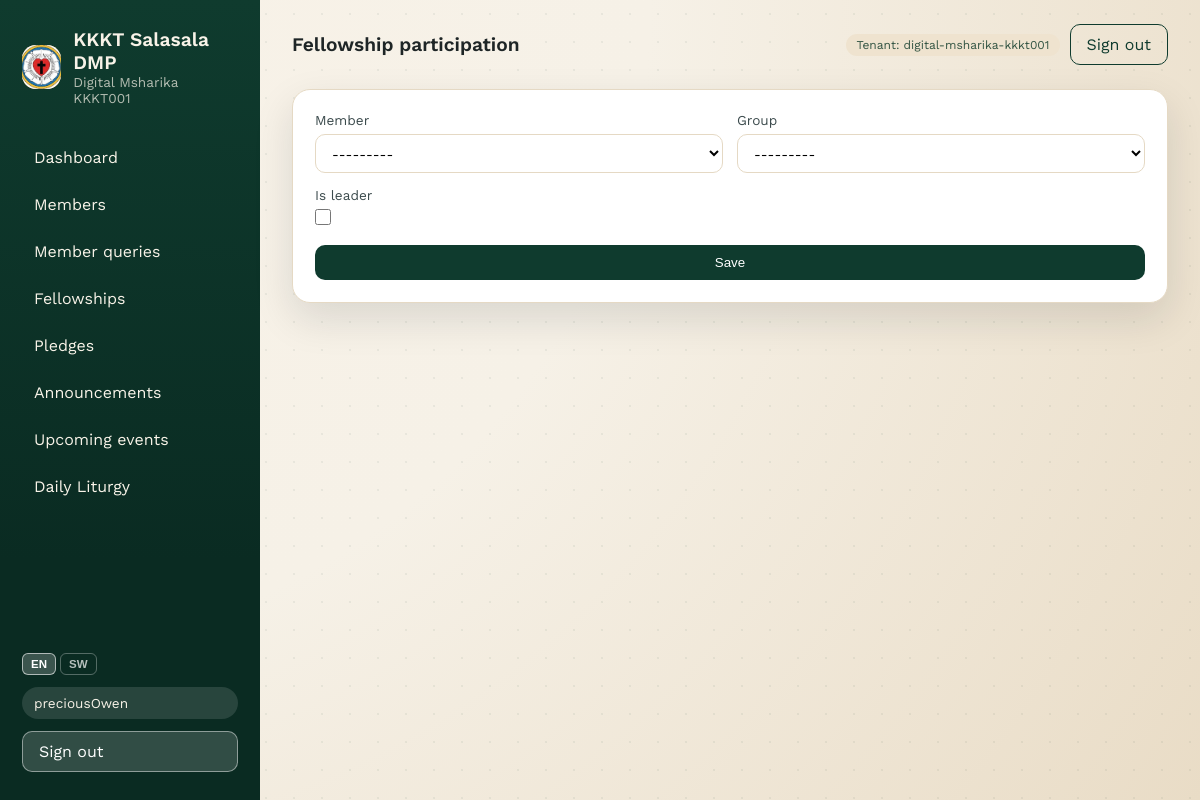
/fellowships/participation/add/ (signed in), run on the app's committed database.
### tenants/models.py (models this page shows, shortened)
class Tenant(models.Model):
	name = models.CharField(max_length=200)
	slug = models.SlugField(unique=True)
	is_active = models.BooleanField(default=True)
	created_at = models.DateTimeField(auto_now_add=True)
	class Meta:
		ordering = ["name"]

### fellowships/views.py (the view, shortened to what this page needs)
# urls.py: path("participation/add/", views.ParticipationCreateView.as_view(), name="participation-add"),
class ParticipationCreateView(LoginRequiredMixin, CreateView):
    model = FellowshipParticipation
    form_class = FellowshipParticipationForm
    template_name = "fellowships/participation_form.html"
    success_url = reverse_lazy("fellowships:list")
    def get_form(self, form_class=None):
        form = super().get_form(form_class)
        tenant = getattr(self.request, "tenant", None)
        if tenant:
            form.fields["member"].queryset = Member.objects.filter(tenant=tenant)
            form.fields["group"].queryset = FellowshipGroup.objects.filter(
                tenant=tenant
            )
        return form
    def dispatch(self, request, *args, **kwargs):
        if not (request.user.is_superuser or request.user.id == 1):
            raise PermissionDenied
        return super().dispatch(request, *args, **kwargs)

### fellowships/forms.py
class FellowshipParticipationForm(forms.ModelForm):
    class Meta:
        model = FellowshipParticipation
        exclude = ["tenant"]
        widgets = {
            "member": forms.Select(attrs={"class": "form-select"}),
            "group": forms.Select(attrs={"class": "form-select"}),
        }

### fellowships/models.py (called while the page is built)
	def __str__(self) -> str:
		return self.name

### members/models.py (called while the page is built)
	def __str__(self) -> str:
		return f"{self.full_name} ({self.membership_no})"

### tenants/context_processors.py (called while the page is built)
def pending_applications(request):
    user = getattr(request, "user", None)
    tenant = getattr(request, "tenant", None)
    if not user or not user.is_authenticated or tenant is None:
        return {"pending_applications_count": 0}
    if not (user.is_superuser or user.id == 1):
        return {"pending_applications_count": 0}
    count = MemberApplication.objects.filter(
        tenant=tenant,
        status=MemberApplication.STATUS_PENDING,
    ).count()
    return {"pending_applications_count": count}

### templates/fellowships/participation_form.html (shortened to what this page needs)
{% extends 'base.html' %}
{% load i18n %}
{% block header %}{% trans "Fellowship participation" %}{% endblock %}
{% block content %}
<section class="card">
    {% if user.is_superuser or user.id == 1 %}
        <form method="post" class="form">
            <div class="form-grid">
                {% for field in form %}
                    <label>
                        <span>{{ field.label }}</span>
                        {{ field }}
                    </label>
                {% endfor %}
            </div>
            <button class="btn" type="submit">{% trans "Save" %}</button>
        </form>
    {% else %}
        <p class="muted">{% trans "You do not have permission to edit fellowship participation." %}</p>
    {% endif %}
</section>
{% endblock %}

### templates/base.html (shortened to what this page needs)
{% load static i18n %}
{% get_current_language as LANGUAGE_CODE %}
<!DOCTYPE html>
<html lang="{{ LANGUAGE_CODE }}">
<head>
    <link rel="stylesheet" href="{% static 'css/app.css' %}" />
</head>
<body>
    <div class="page">
        {% if not hide_sidebar %}
        <aside class="sidebar" id="sidebar">
            <div class="brand">
                <div class="brand-mark">
                    <img src="/media/logo/kkkt-logo.jpg" alt="KKKT Salasala DMP logo" />
                </div>
                <div>
                    <div class="brand-title">KKKT Salasala DMP</div>
                    {% if request.tenant %}
                        <div class="brand-sub">{{ request.tenant.name }}</div>
                    {% endif %}
                </div>
            </div>
            <nav class="nav">
                {% if user.is_authenticated and user.is_superuser or user.is_authenticated and user.id == 1 %}
                    <a href="{% url 'home' %}">{% trans "Dashboard" %}</a>
                    <a href="{% url 'members:list' %}">{% trans "Members" %}</a>
                    <a href="{% url 'members:applications' %}">
                        {% trans "Member queries" %}
                    </a>
                    <a href="{% url 'fellowships:list' %}">{% trans "Fellowships" %}</a>
                    <a href="{% url 'pledges:list' %}">{% trans "Pledges" %}</a>
                    <a href="{% url 'content:announcements' %}">{% trans "Announcements" %}</a>
                    <a href="{% url 'content:upcoming-events' %}">{% trans "Upcoming events" %}</a>
                    <a href="{% url 'content:liturgy' %}">{% trans "Daily Liturgy" %}</a>
                {% endif %}
            </nav>
            <div class="sidebar-footer">
                <form action="{% url 'set_language' %}" method="post" class="lang-sw">
                    <button name="language" value="en" type="submit" class="lang-btn{% if LANGUAGE_CODE == 'en' %} active{% endif %}">EN</button>
                    <button name="language" value="sw" type="submit" class="lang-btn{% if LANGUAGE_CODE == 'sw' %} active{% endif %}">SW</button>
                </form>
                {% if user.is_authenticated %}
                    <div class="user-pill">{{ user.username }}</div>
                    <a class="btn ghost" href="{% url 'logout' %}">{% trans "Sign out" %}</a>
                {% else %}
                    <a class="btn" href="{% url 'login' %}">{% trans "Sign in" %}</a>
                {% endif %}
            </div>
        </aside>
        {% endif %}
        <div class="content">
            <header class="topbar">
                <div class="topbar-title">{% block header %}{% trans "Welcome" %}{% endblock %}</div>
                <div class="topbar-actions">
                    {% if request.tenant %}
                        <span class="badge">{% trans "Tenant" %}: {{ request.tenant.slug }}</span>
                    {% endif %}
                    {% if user.is_authenticated %}
                        <a class="btn ghost" href="{% url 'logout' %}">{% trans "Sign out" %}</a>
                    {% endif %}
                </div>
            </header>
            <main class="main">
                {% block content %}{% endblock %}
            </main>
        </div>
    </div>
</body>
</html>

### static/css/app.css (style rules this page uses)
:root { --ink: #1e2526; --ink-soft: #3b4a4c; --parchment: #f6f1e7; --sand: #efe3cf; --forest: #0f3b2e; --olive: #325443; --gold: #c7a35b; --rose: #f4d7c9; --card: #ffffff; --border: #e5d9c4; --shadow: 0 16px 40px rgba(18, 28, 29, 0.12); }
* { box-sizing: border-box; }
img, video, iframe { max-width: 100%; height: auto; }
body { margin: 0; font-family: "Work Sans", "Segoe UI", sans-serif; color: var(--ink); background: radial-gradient(circle at top left, #f8f2e8 0%, var(--parchment) 45%, #e9dcc6 100%); min-height: 100vh; }
body::before { content: ""; position: fixed; inset: 0; background-image: radial-gradient(rgba(15, 59, 46, 0.06) 1px, transparent 0); background-size: 28px 28px; pointer-events: none; z-index: 0; }
a { color: inherit; text-decoration: none; }
.page { display: flex; min-height: 100vh; position: relative; z-index: 1; width: 100%; max-width: 100vw; overflow-x: hidden; }
.sidebar { width: 260px; background: linear-gradient(180deg, var(--forest), #0a2b22 70%); color: #f8f3e8; padding: 28px 22px; display: flex; flex-direction: column; gap: 32px; }
.brand { display: flex; gap: 12px; align-items: center; }
.brand-mark { width: 44px; height: 44px; border-radius: 14px; background: var(--gold); color: #231b0f; font-weight: 700; display: grid; place-items: center; overflow: hidden; }
.brand-mark img { width: 100%; height: 100%; object-fit: cover; display: block; }
.brand-title { font-size: 1.2rem; font-weight: 600; }
.brand-sub { font-size: 0.85rem; opacity: 0.7; }
.nav { display: flex; flex-direction: column; gap: 8px; }
.nav a { padding: 10px 12px; border-radius: 12px; transition: all 0.2s ease; }
.sidebar-footer { margin-top: auto; display: flex; flex-direction: column; gap: 12px; }
.user-pill { background: rgba(255, 255, 255, 0.12); padding: 8px 12px; border-radius: 999px; font-size: 0.85rem; }
.content { flex: 1; padding: 24px 32px 48px; min-width: 0; max-width: 100%; }
.topbar { display: flex; align-items: center; justify-content: space-between; gap: 16px; margin-bottom: 24px; }
.topbar-title { font-size: 1.2rem; font-weight: 600; }
.topbar-actions { display: flex; align-items: center; gap: 10px; flex-wrap: wrap; justify-content: flex-end; }
.main { display: flex; flex-direction: column; gap: 24px; }
.card { background: var(--card); border-radius: 18px; padding: 22px; border: 1px solid var(--border); box-shadow: var(--shadow); overflow-wrap: anywhere; }
.badge { background: var(--sand); color: var(--olive); padding: 4px 10px; border-radius: 999px; font-size: 0.75rem; }
.btn { background: var(--forest); color: #fff; padding: 10px 16px; border-radius: 10px; border: none; cursor: pointer; display: inline-block; transition: transform 0.2s ease, box-shadow 0.2s ease; }
.btn.ghost { background: transparent; color: var(--forest); border: 1px solid var(--forest); }
.sidebar .btn.ghost { background: rgba(255, 255, 255, 0.16); color: #fff; border-color: rgba(255, 255, 255, 0.45); }
.form { display: flex; flex-direction: column; gap: 16px; }
.form-grid { display: grid; gap: 14px; grid-template-columns: repeat(2, minmax(220px, 1fr)); }
.checkbox-grid input[type="checkbox"], .form-grid input[type="checkbox"] { width: 16px; height: 16px; padding: 0; margin: 0; accent-color: var(--forest); }
.form-grid label input[type="checkbox"] { align-self: flex-start; }
label span { display: block; font-size: 0.85rem; margin-bottom: 6px; color: var(--ink-soft); }
input, select, textarea { width: 100%; padding: 10px 12px; border-radius: 10px; border: 1px solid var(--border); background: #fff; font-family: inherit; }

### templates/base.html (style rules this page uses)
.lang-sw { display:flex; gap:4px; }
.lang-btn { background:transparent; border:1px solid rgba(255,255,255,.3); color:rgba(255,255,255,.7); border-radius:6px; padding:4px 8px; font-size:.72rem; font-weight:600; cursor:pointer; transition:all .2s; }
.lang-btn:hover, .lang-btn.active { background:rgba(255,255,255,.2); color:#fff; border-color:rgba(255,255,255,.6); }

### data on the page
Tenant: tenant.name "Digital Msharika KKKT001", tenant.slug "digital-msharika-kkkt001"

### other printed values
{{ user.username }} "preciousOwen"
{{ field.label }} "Member" "Group" "Is leader"
